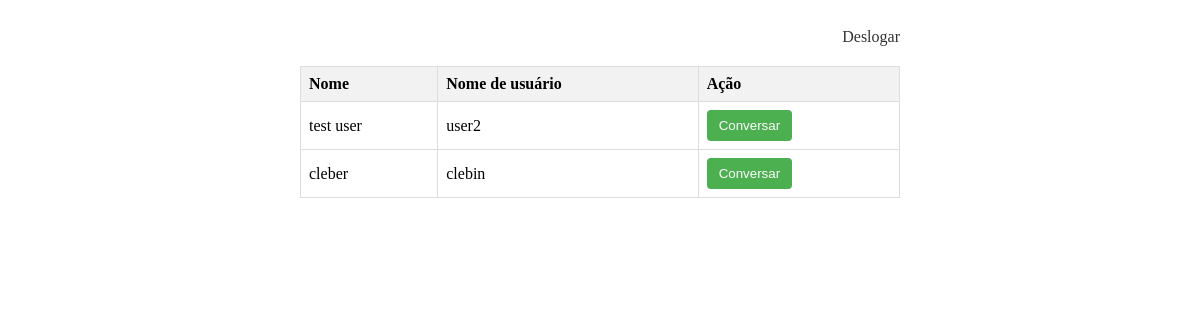
Before: / (signed in) with the older database file.
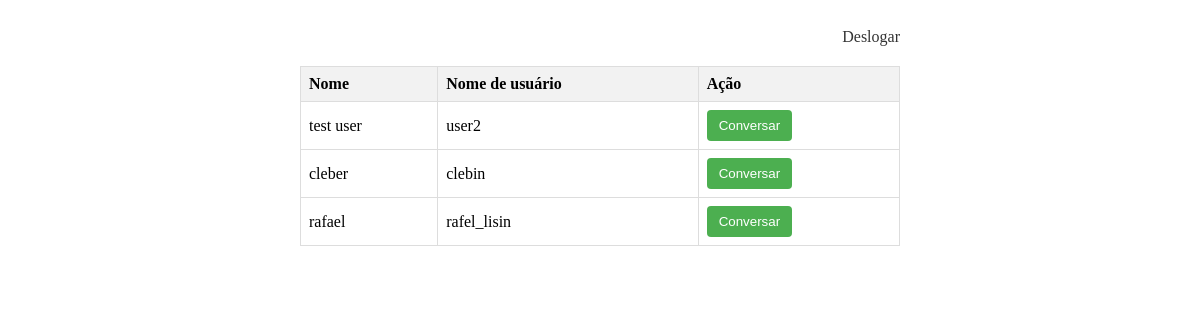
After: the same page with the newer database file.
### tables this page shows
CREATE TABLE "users" (
	"id"	INTEGER UNIQUE,
	"name"	TEXT,
	"last_name"	TEXT,
	"username"	TEXT UNIQUE,
	"password"	TEXT,
	"user_id"	TEXT UNIQUE,
	PRIMARY KEY("id")
);

### server.py (the view)
    def index(self):
        if 'username' in session:
            user_list = self.db_get.get_all_users()
            for user in user_list:
                if session['username'] == user[2]:
                    user_list.pop(user_list.index(user))
                    break
            return render_template('index.html', username=session['username'], all_users=user_list)
        else:
            return redirect(url_for('login'))

### db_handle/db_get.py (called while the page is built)
    def get_all_users(self):
        query = text(f'SELECT name, last_name, username, user_id FROM users')
        result = self.session.execute(query).fetchall()
        self.session.close()
        return result

### templates/index.html (shortened to what this page needs)
<!DOCTYPE html>
<html>
<head>
    <link rel="stylesheet" href="static/styles/index.css">
</head>
<body>
    <div class="container">
        <a href="/logout" class="logout-link">Deslogar</a>
        <table class="user-table">
            <tr>
                <th>Nome</th>
                <th>Nome de usuário</th>
                <th>Ação</th>
            </tr>
            {% for item in all_users %}
                <tr>
                    <td>{{item[0]}}</td>
                    <td>{{item[2]}}</td>
                    <td class="buttons_table">
                        <form action="/start_chat" method="post">
                            <button type="submit" class="chat-button">Conversar</button>
                        </form>
                    </td>
                </tr>
            {% endfor %}
        </table>
    </div>
</body>
</html>

### static/styles/index.css (style rules this page uses)
.container { max-width: 600px; margin: 0 auto; padding: 20px; }
.user-table { width: 100%; border-collapse: collapse; }
th, td { border: 1px solid #ddd; padding: 8px; text-align: left; }
th { background-color: #f2f2f2; }
.logout-link { display: block; text-align: right; margin-bottom: 20px; text-decoration: none; color: #333; }
.chat-button { background-color: #4CAF50; color: #fff; border: none; border-radius: 4px; padding: 8px 12px; cursor: pointer; transition: background-color 0.3s ease; }

Changed rows visible on the page:
added users: name "rafael", username "rafel_lisin"
